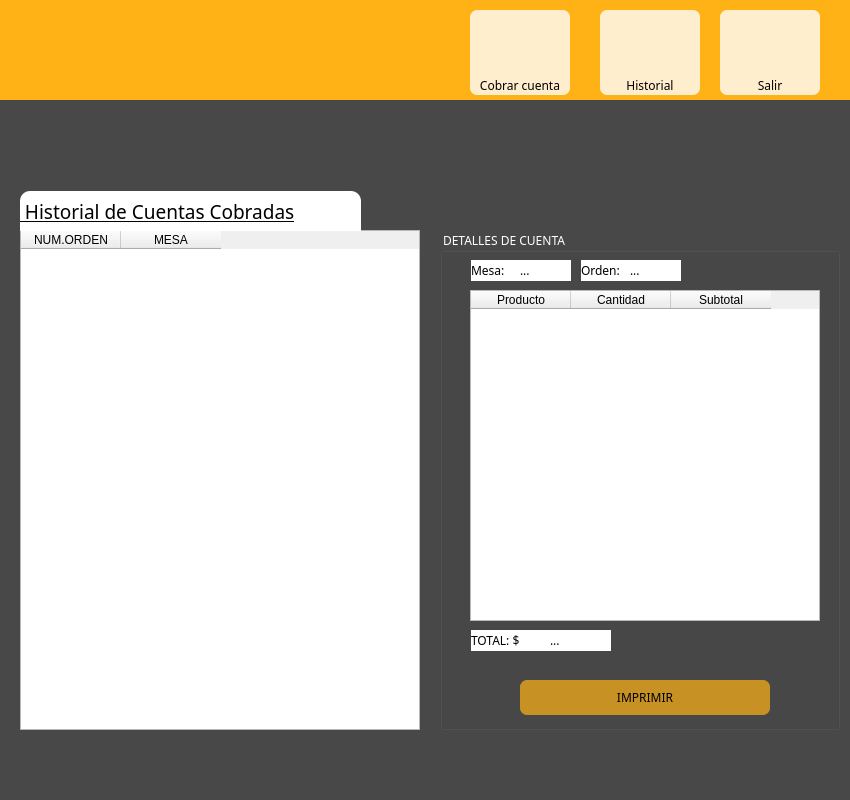
<?xml version="1.0" encoding="UTF-8"?>
<ui version="4.0">
 <class>cajero_menu</class>
 <widget class="QDialog" name="cajero_menu">
  <property name="geometry">
   <rect>
    <x>0</x>
    <y>0</y>
    <width>850</width>
    <height>800</height>
   </rect>
  </property>
  <property name="windowTitle">
   <string>Dialog</string>
  </property>
  <widget class="QWidget" name="cajero" native="true">
   <property name="geometry">
    <rect>
     <x>0</x>
     <y>0</y>
     <width>850</width>
     <height>100</height>
    </rect>
   </property>
   <property name="styleSheet">
    <string notr="true">#cajero{
	background-color: rgb(255, 178, 21);}</string>
   </property>
   <widget class="QPushButton" name="saliC_pushButton">
    <property name="geometry">
     <rect>
      <x>720</x>
      <y>10</y>
      <width>100</width>
      <height>65</height>
     </rect>
    </property>
    <property name="styleSheet">
     <string notr="true">background-color: rgba(255, 255, 255,200);
border-top-right-radius:7px 7px;
border-top-left-radius:7px 7px;</string>
    </property>
    <property name="text">
     <string/>
    </property>
    <property name="icon">
     <iconset resource="IMG/imags.qrc">
      <normaloff>:/iconos/salida.png</normaloff>:/iconos/salida.png</iconset>
    </property>
    <property name="iconSize">
     <size>
      <width>100</width>
      <height>55</height>
     </size>
    </property>
   </widget>
   <widget class="QLabel" name="label">
    <property name="geometry">
     <rect>
      <x>20</x>
      <y>5</y>
      <width>130</width>
      <height>100</height>
     </rect>
    </property>
    <property name="styleSheet">
     <string notr="true">border-image: url(:/imagenes/SABO.png);</string>
    </property>
    <property name="text">
     <string/>
    </property>
   </widget>
   <widget class="QPushButton" name="cobrar_pushButton">
    <property name="geometry">
     <rect>
      <x>600</x>
      <y>10</y>
      <width>100</width>
      <height>65</height>
     </rect>
    </property>
    <property name="styleSheet">
     <string notr="true">background-color: rgba(255, 255, 255,200);
border-top-right-radius:7px 7px;
border-top-left-radius:7px 7px;</string>
    </property>
    <property name="text">
     <string/>
    </property>
    <property name="icon">
     <iconset resource="IMG/imags.qrc">
      <normaloff>:/iconos/historial.png</normaloff>:/iconos/historial.png</iconset>
    </property>
    <property name="iconSize">
     <size>
      <width>100</width>
      <height>60</height>
     </size>
    </property>
   </widget>
   <widget class="QPushButton" name="historial_pushButton">
    <property name="geometry">
     <rect>
      <x>470</x>
      <y>10</y>
      <width>100</width>
      <height>65</height>
     </rect>
    </property>
    <property name="styleSheet">
     <string notr="true">background-color: rgba(255, 255, 255,200);
border-top-right-radius:7px 7px;
border-top-left-radius:7px 7px;</string>
    </property>
    <property name="text">
     <string/>
    </property>
    <property name="icon">
     <iconset resource="IMG/imags.qrc">
      <normaloff>:/iconos/cobrar.png</normaloff>:/iconos/cobrar.png</iconset>
    </property>
    <property name="iconSize">
     <size>
      <width>100</width>
      <height>60</height>
     </size>
    </property>
   </widget>
   <widget class="QLabel" name="label_27">
    <property name="geometry">
     <rect>
      <x>720</x>
      <y>75</y>
      <width>100</width>
      <height>20</height>
     </rect>
    </property>
    <property name="font">
     <font>
      <family>Calisto MT</family>
     </font>
    </property>
    <property name="styleSheet">
     <string notr="true">background-color: rgba(255, 255, 255,200);
border-bottom-right-radius:7px 7px;
border-bottom-left-radius:7px 7px;</string>
    </property>
    <property name="text">
     <string>Salir</string>
    </property>
    <property name="alignment">
     <set>Qt::AlignCenter</set>
    </property>
   </widget>
   <widget class="QLabel" name="label_28">
    <property name="geometry">
     <rect>
      <x>600</x>
      <y>75</y>
      <width>100</width>
      <height>20</height>
     </rect>
    </property>
    <property name="font">
     <font>
      <family>Calisto MT</family>
     </font>
    </property>
    <property name="styleSheet">
     <string notr="true">background-color: rgba(255, 255, 255,200);
border-bottom-right-radius:7px 7px;
border-bottom-left-radius:7px 7px;</string>
    </property>
    <property name="text">
     <string>Historial</string>
    </property>
    <property name="alignment">
     <set>Qt::AlignCenter</set>
    </property>
   </widget>
   <widget class="QLabel" name="label_29">
    <property name="geometry">
     <rect>
      <x>470</x>
      <y>75</y>
      <width>100</width>
      <height>20</height>
     </rect>
    </property>
    <property name="font">
     <font>
      <family>Calisto MT</family>
     </font>
    </property>
    <property name="styleSheet">
     <string notr="true">background-color: rgba(255, 255, 255,200);
border-bottom-right-radius:7px 7px;
border-bottom-left-radius:7px 7px;</string>
    </property>
    <property name="text">
     <string>Cobrar cuenta</string>
    </property>
    <property name="alignment">
     <set>Qt::AlignCenter</set>
    </property>
   </widget>
  </widget>
  <widget class="QStackedWidget" name="menuCajero">
   <property name="geometry">
    <rect>
     <x>0</x>
     <y>100</y>
     <width>850</width>
     <height>700</height>
    </rect>
   </property>
   <property name="currentIndex">
    <number>1</number>
   </property>
   <widget class="QWidget" name="cobro">
    <property name="styleSheet">
     <string notr="true">#cobro{

	background-color: rgb(72, 72, 72);
}</string>
    </property>
    <widget class="QTableWidget" name="cuentas_tableWidget">
     <property name="geometry">
      <rect>
       <x>20</x>
       <y>130</y>
       <width>400</width>
       <height>500</height>
      </rect>
     </property>
     <column>
      <property name="text">
       <string>NUM.ORDEN</string>
      </property>
     </column>
     <column>
      <property name="text">
       <string>MESA</string>
      </property>
     </column>
     <column>
      <property name="text">
       <string>TOTAL</string>
      </property>
     </column>
    </widget>
    <widget class="QLabel" name="label_22">
     <property name="geometry">
      <rect>
       <x>20</x>
       <y>91</y>
       <width>281</width>
       <height>40</height>
      </rect>
     </property>
     <property name="font">
      <font>
       <family>Calisto MT</family>
       <pointsize>14</pointsize>
       <weight>50</weight>
       <bold>false</bold>
       <underline>true</underline>
      </font>
     </property>
     <property name="styleSheet">
      <string notr="true">background-color: rgb(255, 255, 255);
border-top-right-radius:10px 10px;
border-top-left-radius:10px 10px;</string>
     </property>
     <property name="text">
      <string> Cuentas por Cobrar</string>
     </property>
     <property name="alignment">
      <set>Qt::AlignJustify|Qt::AlignVCenter</set>
     </property>
    </widget>
    <widget class="QGroupBox" name="det">
     <property name="geometry">
      <rect>
       <x>440</x>
       <y>130</y>
       <width>400</width>
       <height>500</height>
      </rect>
     </property>
     <property name="font">
      <font>
       <family>Calisto MT</family>
       <pointsize>9</pointsize>
      </font>
     </property>
     <property name="styleSheet">
      <string notr="true">#det{

color: rgb(255, 255, 255);}</string>
     </property>
     <property name="title">
      <string>DETALLES DE CUENTA</string>
     </property>
     <widget class="QPushButton" name="pushButton">
      <property name="geometry">
       <rect>
        <x>80</x>
        <y>450</y>
        <width>250</width>
        <height>35</height>
       </rect>
      </property>
      <property name="font">
       <font>
        <family>Calisto MT</family>
       </font>
      </property>
      <property name="styleSheet">
       <string notr="true">QPushButton{
border-width: 0px;
border-radius: 7px;
background: rgba(255, 178, 21,0.7);

}

QPushButton:hover{
	background: rgba(0, 143, 57,0.7);
    border-radius: 7px;
	font: 75 9pt &quot;Calisto MT&quot;;
    selection-color: white;  
    padding: 2px 4px;
}
</string>
      </property>
      <property name="text">
       <string>COBRAR</string>
      </property>
     </widget>
     <widget class="QTableWidget" name="detallesC_tableWidget">
      <property name="geometry">
       <rect>
        <x>30</x>
        <y>60</y>
        <width>350</width>
        <height>330</height>
       </rect>
      </property>
      <column>
       <property name="text">
        <string>Producto</string>
       </property>
      </column>
      <column>
       <property name="text">
        <string>Cantidad</string>
       </property>
      </column>
      <column>
       <property name="text">
        <string>Subtotal</string>
       </property>
      </column>
     </widget>
     <widget class="QLabel" name="label_2">
      <property name="geometry">
       <rect>
        <x>30</x>
        <y>400</y>
        <width>161</width>
        <height>21</height>
       </rect>
      </property>
      <property name="font">
       <font>
        <family>Calisto MT</family>
        <pointsize>9</pointsize>
       </font>
      </property>
      <property name="styleSheet">
       <string notr="true">background-color: rgb(255, 255, 255);</string>
      </property>
      <property name="text">
       <string>TOTAL A PAGAR: $</string>
      </property>
     </widget>
     <widget class="QLabel" name="pagar_label">
      <property name="geometry">
       <rect>
        <x>180</x>
        <y>400</y>
        <width>131</width>
        <height>21</height>
       </rect>
      </property>
      <property name="font">
       <font>
        <family>Calisto MT</family>
        <pointsize>9</pointsize>
       </font>
      </property>
      <property name="styleSheet">
       <string notr="true">background-color: rgb(255, 255, 255);</string>
      </property>
      <property name="text">
       <string>...</string>
      </property>
     </widget>
     <widget class="QLabel" name="label_8">
      <property name="geometry">
       <rect>
        <x>141</x>
        <y>30</y>
        <width>61</width>
        <height>21</height>
       </rect>
      </property>
      <property name="font">
       <font>
        <family>Calisto MT</family>
        <pointsize>9</pointsize>
       </font>
      </property>
      <property name="styleSheet">
       <string notr="true">background-color: rgb(255, 255, 255);</string>
      </property>
      <property name="text">
       <string>Orden:</string>
      </property>
     </widget>
     <widget class="QLabel" name="m_label">
      <property name="geometry">
       <rect>
        <x>80</x>
        <y>30</y>
        <width>51</width>
        <height>21</height>
       </rect>
      </property>
      <property name="font">
       <font>
        <family>Calisto MT</family>
        <pointsize>9</pointsize>
       </font>
      </property>
      <property name="styleSheet">
       <string notr="true">background-color: rgb(255, 255, 255);</string>
      </property>
      <property name="text">
       <string>...</string>
      </property>
     </widget>
     <widget class="QLabel" name="label_7">
      <property name="geometry">
       <rect>
        <x>31</x>
        <y>30</y>
        <width>61</width>
        <height>21</height>
       </rect>
      </property>
      <property name="font">
       <font>
        <family>Calisto MT</family>
        <pointsize>9</pointsize>
       </font>
      </property>
      <property name="styleSheet">
       <string notr="true">background-color: rgb(255, 255, 255);</string>
      </property>
      <property name="text">
       <string>Mesa:</string>
      </property>
     </widget>
     <widget class="QLabel" name="order_label">
      <property name="geometry">
       <rect>
        <x>190</x>
        <y>30</y>
        <width>51</width>
        <height>21</height>
       </rect>
      </property>
      <property name="font">
       <font>
        <family>Calisto MT</family>
        <pointsize>9</pointsize>
       </font>
      </property>
      <property name="styleSheet">
       <string notr="true">background-color: rgb(255, 255, 255);</string>
      </property>
      <property name="text">
       <string>...</string>
      </property>
     </widget>
     <zorder>pushButton</zorder>
     <zorder>detallesC_tableWidget</zorder>
     <zorder>label_2</zorder>
     <zorder>pagar_label</zorder>
     <zorder>label_8</zorder>
     <zorder>label_7</zorder>
     <zorder>order_label</zorder>
     <zorder>m_label</zorder>
    </widget>
   </widget>
   <widget class="QWidget" name="historial">
    <property name="styleSheet">
     <string notr="true">#historial{
	background-color: rgb(72, 72, 72);
}</string>
    </property>
    <widget class="QLabel" name="label_23">
     <property name="geometry">
      <rect>
       <x>20</x>
       <y>91</y>
       <width>341</width>
       <height>40</height>
      </rect>
     </property>
     <property name="font">
      <font>
       <family>Calisto MT</family>
       <pointsize>14</pointsize>
       <weight>50</weight>
       <bold>false</bold>
       <underline>true</underline>
      </font>
     </property>
     <property name="styleSheet">
      <string notr="true">background-color: rgb(255, 255, 255);
border-top-right-radius:10px 10px;
border-top-left-radius:10px 10px;</string>
     </property>
     <property name="text">
      <string> Historial de Cuentas Cobradas</string>
     </property>
     <property name="alignment">
      <set>Qt::AlignJustify|Qt::AlignVCenter</set>
     </property>
    </widget>
    <widget class="QTableWidget" name="tableWidget_2">
     <property name="geometry">
      <rect>
       <x>20</x>
       <y>130</y>
       <width>400</width>
       <height>500</height>
      </rect>
     </property>
     <column>
      <property name="text">
       <string>NUM.ORDEN</string>
      </property>
     </column>
     <column>
      <property name="text">
       <string>MESA</string>
      </property>
     </column>
    </widget>
    <widget class="QGroupBox" name="group">
     <property name="geometry">
      <rect>
       <x>440</x>
       <y>130</y>
       <width>400</width>
       <height>500</height>
      </rect>
     </property>
     <property name="font">
      <font>
       <family>Calisto MT</family>
       <pointsize>9</pointsize>
       <weight>50</weight>
       <italic>false</italic>
       <bold>false</bold>
      </font>
     </property>
     <property name="styleSheet">
      <string notr="true">#group{
color: rgb(255, 255, 255);}</string>
     </property>
     <property name="title">
      <string>DETALLES DE CUENTA</string>
     </property>
     <widget class="QPushButton" name="imprimirOrden_pushButton">
      <property name="geometry">
       <rect>
        <x>80</x>
        <y>450</y>
        <width>250</width>
        <height>35</height>
       </rect>
      </property>
      <property name="font">
       <font>
        <family>Calisto MT</family>
       </font>
      </property>
      <property name="styleSheet">
       <string notr="true">QPushButton{
border-width: 0px;
border-radius: 7px;
background: rgba(255, 178, 21,0.7);
}

QPushButton:hover{

	background: rgba(0, 143, 57,0.7);
    border-radius: 7px;
	font: 75 9pt &quot;Calisto MT&quot;;
    selection-color: white;  
    padding: 2px 4px;
}
</string>
      </property>
      <property name="text">
       <string>IMPRIMIR</string>
      </property>
     </widget>
     <widget class="QTableWidget" name="detallesH_tableWidget">
      <property name="geometry">
       <rect>
        <x>30</x>
        <y>60</y>
        <width>350</width>
        <height>331</height>
       </rect>
      </property>
      <column>
       <property name="text">
        <string>Producto</string>
       </property>
      </column>
      <column>
       <property name="text">
        <string>Cantidad</string>
       </property>
      </column>
      <column>
       <property name="text">
        <string>Subtotal</string>
       </property>
      </column>
     </widget>
     <widget class="QLabel" name="label_4">
      <property name="geometry">
       <rect>
        <x>31</x>
        <y>400</y>
        <width>101</width>
        <height>21</height>
       </rect>
      </property>
      <property name="font">
       <font>
        <family>Calisto MT</family>
        <pointsize>9</pointsize>
       </font>
      </property>
      <property name="styleSheet">
       <string notr="true">background-color: rgb(255, 255, 255);</string>
      </property>
      <property name="text">
       <string>TOTAL: $</string>
      </property>
     </widget>
     <widget class="QLabel" name="total_label">
      <property name="geometry">
       <rect>
        <x>110</x>
        <y>400</y>
        <width>61</width>
        <height>21</height>
       </rect>
      </property>
      <property name="font">
       <font>
        <family>Calisto MT</family>
        <pointsize>9</pointsize>
       </font>
      </property>
      <property name="styleSheet">
       <string notr="true">background-color: rgb(255, 255, 255);</string>
      </property>
      <property name="text">
       <string>...</string>
      </property>
     </widget>
     <widget class="QLabel" name="label_5">
      <property name="geometry">
       <rect>
        <x>31</x>
        <y>30</y>
        <width>61</width>
        <height>21</height>
       </rect>
      </property>
      <property name="font">
       <font>
        <family>Calisto MT</family>
        <pointsize>9</pointsize>
       </font>
      </property>
      <property name="styleSheet">
       <string notr="true">background-color: rgb(255, 255, 255);</string>
      </property>
      <property name="text">
       <string>Mesa:</string>
      </property>
     </widget>
     <widget class="QLabel" name="mesa_label">
      <property name="geometry">
       <rect>
        <x>80</x>
        <y>30</y>
        <width>51</width>
        <height>21</height>
       </rect>
      </property>
      <property name="font">
       <font>
        <family>Calisto MT</family>
        <pointsize>9</pointsize>
       </font>
      </property>
      <property name="styleSheet">
       <string notr="true">background-color: rgb(255, 255, 255);</string>
      </property>
      <property name="text">
       <string>...</string>
      </property>
     </widget>
     <widget class="QLabel" name="label_6">
      <property name="geometry">
       <rect>
        <x>141</x>
        <y>30</y>
        <width>61</width>
        <height>21</height>
       </rect>
      </property>
      <property name="font">
       <font>
        <family>Calisto MT</family>
        <pointsize>9</pointsize>
       </font>
      </property>
      <property name="styleSheet">
       <string notr="true">background-color: rgb(255, 255, 255);</string>
      </property>
      <property name="text">
       <string>Orden:</string>
      </property>
     </widget>
     <widget class="QLabel" name="orden_label">
      <property name="geometry">
       <rect>
        <x>190</x>
        <y>30</y>
        <width>51</width>
        <height>21</height>
       </rect>
      </property>
      <property name="font">
       <font>
        <family>Calisto MT</family>
        <pointsize>9</pointsize>
       </font>
      </property>
      <property name="styleSheet">
       <string notr="true">background-color: rgb(255, 255, 255);</string>
      </property>
      <property name="text">
       <string>...</string>
      </property>
     </widget>
    </widget>
    <zorder>tableWidget_2</zorder>
    <zorder>label_23</zorder>
    <zorder>group</zorder>
   </widget>
  </widget>
 </widget>
 <resources>
  <include location="IMG/imags.qrc"/>
 </resources>
 <connections/>
</ui>
